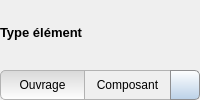
    <widget class="QWidget" name="ele_type_widget" native="true">
     <layout class="QVBoxLayout" name="verticalLayout_3">
      <property name="leftMargin">
       <number>0</number>
      </property>
      <property name="topMargin">
       <number>0</number>
      </property>
      <property name="rightMargin">
       <number>0</number>
      </property>
      <property name="bottomMargin">
       <number>0</number>
      </property>
      <item>
       <widget class="QLabel" name="ele_type_title">
        <property name="font">
         <font>
          <family>Segoe UI</family>
          <pointsize>10</pointsize>
          <weight>75</weight>
          <bold>true</bold>
         </font>
        </property>
        <property name="text">
         <string>Type élément</string>
        </property>
       </widget>
      </item>
      <item>
       <layout class="QHBoxLayout" name="ele_type_layer">
        <property name="spacing">
         <number>0</number>
        </property>
        <item>
         <widget class="QPushButton" name="material_bt">
          <property name="sizePolicy">
           <sizepolicy hsizetype="Minimum" vsizetype="Minimum">
            <horstretch>0</horstretch>
            <verstretch>0</verstretch>
           </sizepolicy>
          </property>
          <property name="font">
           <font>
            <family>Segoe UI</family>
            <pointsize>9</pointsize>
           </font>
          </property>
          <property name="styleSheet">
           <string notr="true">QPushButton{border: 1px solid #B2B2B2; border-top-left-radius:5px; border-bottom-left-radius: 5px; }
QPushButton:checked{background-color: qlineargradient(spread:pad, x1:0, y1:0, x2:0, y2:1, stop:0 #D8D8D8, stop:1 #FFFFFF); }
QPushButton:hover{background-color: qlineargradient(spread:pad, x1:0, y1:0, x2:0, y2:1, stop:0 #BAD0E7, stop:1 #FFFFFF); }</string>
          </property>
          <property name="text">
           <string>Ouvrage</string>
          </property>
          <property name="icon">
           <iconset resource="../icones/icons.qrc">
            <normaloff>:/Images/material.png</normaloff>:/Images/material.png</iconset>
          </property>
          <property name="iconSize">
           <size>
            <width>18</width>
            <height>18</height>
           </size>
          </property>
          <property name="checkable">
           <bool>true</bool>
          </property>
          <property name="checked">
           <bool>true</bool>
          </property>
          <attribute name="buttonGroup">
           <string notr="true">ele_type_group</string>
          </attribute>
         </widget>
        </item>
        <item>
         <widget class="QPushButton" name="component_bt">
          <property name="sizePolicy">
           <sizepolicy hsizetype="Minimum" vsizetype="Minimum">
            <horstretch>0</horstretch>
            <verstretch>0</verstretch>
           </sizepolicy>
          </property>
          <property name="font">
           <font>
            <family>Segoe UI</family>
            <pointsize>9</pointsize>
           </font>
          </property>
          <property name="styleSheet">
           <string notr="true">QPushButton{border: 1px solid #B2B2B2; border-left-width: 0px; border-right-width: 0px; }
QPushButton:checked{background-color: qlineargradient(spread:pad, x1:0, y1:0, x2:0, y2:1, stop:0 #D8D8D8, stop:1 #FFFFFF); }
QPushButton:hover{background-color: qlineargradient(spread:pad, x1:0, y1:0, x2:0, y2:1, stop:0 #BAD0E7, stop:1 #FFFFFF); }</string>
          </property>
          <property name="text">
           <string>Composant</string>
          </property>
          <property name="icon">
           <iconset resource="../icones/icons.qrc">
            <normaloff>:/Images/component.png</normaloff>:/Images/component.png</iconset>
          </property>
          <property name="iconSize">
           <size>
            <width>18</width>
            <height>18</height>
           </size>
          </property>
          <property name="checkable">
           <bool>true</bool>
          </property>
          <attribute name="buttonGroup">
           <string notr="true">ele_type_group</string>
          </attribute>
         </widget>
        </item>
        <item>
         <widget class="QPushButton" name="ele_reset_bt">
          <property name="minimumSize">
           <size>
            <width>30</width>
            <height>30</height>
           </size>
          </property>
          <property name="maximumSize">
           <size>
            <width>30</width>
            <height>30</height>
           </size>
          </property>
          <property name="styleSheet">
           <string notr="true">QPushButton{border: 1px solid #8f8f91; border-top-right-radius:5px ; border-bottom-right-radius:5px; background-color: qlineargradient(spread:pad, x1:0, y1:0, x2:0, y2:1, stop:0 #FFFFFF, stop:1 #BAD0E7); }
QPushButton:hover{background-color: qlineargradient(spread:pad, x1:0, y1:0, x2:0, y2:1, stop:0 #F8F8F8, stop:1 #8FADCC); }
QPushButton:pressed{background-color: qlineargradient(spread:pad, x1:0, y1:0, x2:0, y2:1, stop:0 #8FADCC, stop:1 #F8F8F8); }</string>
          </property>
          <property name="text">
           <string/>
          </property>
          <property name="icon">
           <iconset resource="../icones/icons.qrc">
            <normaloff>:/Images/reset.svg</normaloff>:/Images/reset.svg</iconset>
          </property>
          <property name="iconSize">
           <size>
            <width>18</width>
            <height>18</height>
           </size>
          </property>
         </widget>
        </item>
       </layout>
      </item>
     </layout>
    </widget>
